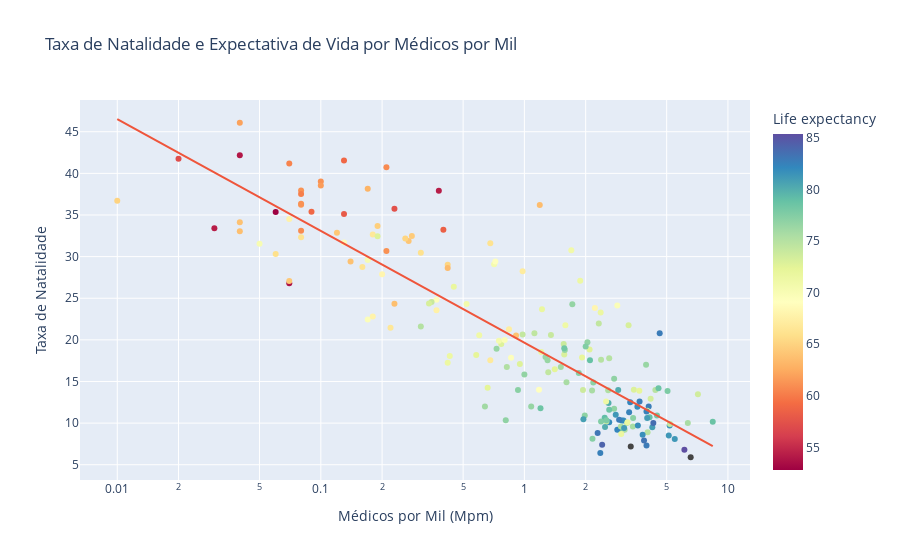

Notebook code cell kept with this figure:
### Markdown cell above
#### 4.1.1 - Indicadores de saúde

### Code cell
# Relação entre médicos por mil, expectativa de vida e taxa de natalidade

plt = px.scatter(df, x="Physicians per thousand", y="Birth Rate", color = "Life expectancy", log_x="True", trendline="ols",
                 trendline_options=dict(log_x=True),color_continuous_scale="Spectral",hover_data=df[['Country']],
                 title="Taxa de Natalidade e Expectativa de Vida por Médicos por Mil")

plt.update_xaxes(title_text="Médicos por Mil (Mpm)")
plt.update_yaxes(title_text="Taxa de Natalidade")

plt.show()

### Figure 1 — Plotly figure (JSON) as saved in the notebook; plotly's stock layout.template omitted (floating-point values rounded to 4 significant figures; data arrays with more than 128 entries replaced by an {"elided": "..."} marker saying what was removed)
{"data": [{"customdata": {"elided": "195x1 str values"}, "hovertemplate": "Physicians per thousand=%{x}<br>Birth Rate=%{y}<br>Country=%{customdata[0]}<br>Life expectancy=%{marker.color}<extra></extra>", "legendgroup": "", "marker": {"color": {"elided": "195 float values"}, "coloraxis": "coloraxis", "symbol": "circle"}, "mode": "markers", "name": "", "orientation": "v", "showlegend": false, "type": "scatter", "x": {"elided": "195 float values"}, "xaxis": "x", "y": {"elided": "195 float values"}, "yaxis": "y"}, {"hovertemplate": "<b>OLS trendline</b><br>Birth Rate = -13.4247 * log10(Physicians per thousand) + 19.6577<br>R<sup>2</sup>=0.747024<br><br>Physicians per thousand=%{x}<br>Birth Rate=%{y} <b>(trend)</b><extra></extra>", "legendgroup": "", "marker": {"symbol": "circle"}, "mode": "lines", "name": "", "showlegend": false, "type": "scatter", "x": {"elided": "187 float values"}, "xaxis": "x", "y": {"elided": "187 float values"}, "yaxis": "y"}], "layout": {"coloraxis": {"colorbar": {"title": {"text": "Life expectancy"}}, "colorscale": [[0, "rgb(158,1,66)"], [0.1, "rgb(213,62,79)"], [0.2, "rgb(244,109,67)"], [0.3, "rgb(253,174,97)"], [0.4, "rgb(254,224,139)"], [0.5, "rgb(255,255,191)"], [0.6, "rgb(230,245,152)"], [0.7, "rgb(171,221,164)"], [0.8, "rgb(102,194,165)"], [0.9, "rgb(50,136,189)"], [1, "rgb(94,79,162)"]]}, "legend": {"tracegroupgap": 0}, "title": {"text": "Taxa de Natalidade e Expectativa de Vida por Médicos por Mil"}, "xaxis": {"anchor": "y", "domain": [0, 1], "title": {"text": "Médicos por Mil (Mpm)"}, "type": "log"}, "yaxis": {"anchor": "x", "domain": [0, 1], "title": {"text": "Taxa de Natalidade"}}}}
